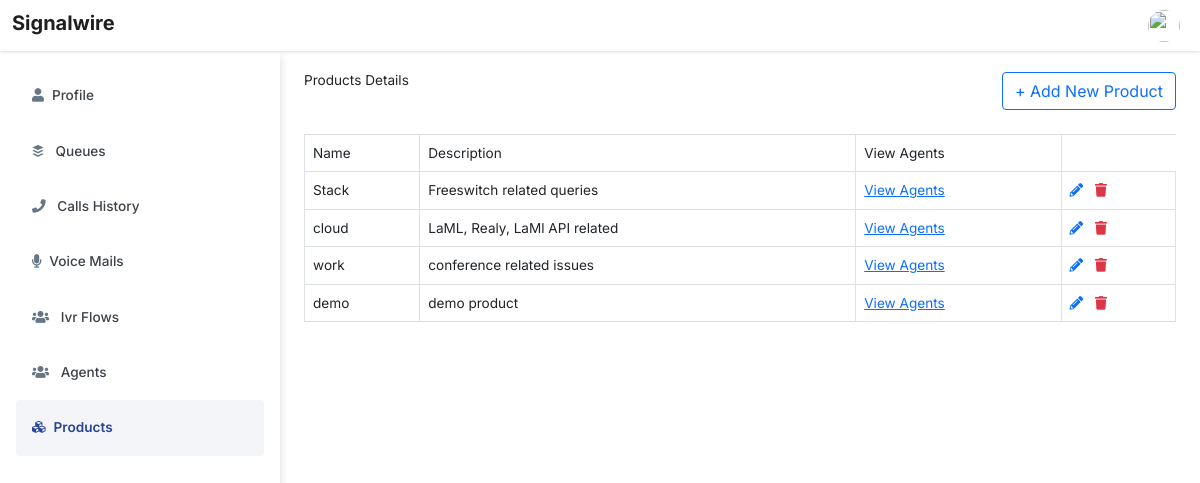
Page /products_list (signed in) on the committed database.
### tables this page shows
CREATE TABLE product(
product_id INTEGER NOT NULL PRIMARY KEY AUTOINCREMENT,
name VARCHAR(50),
description VARCHAR(500),
created_at TIMESTAMP DEFAULT CURRENT_TIMESTAMP
);

### product_actions.py (the view)
@app.route('/products_list', methods=['GET','POST'])
def products_list():
   if not current_user.is_authenticated:
       return redirect(url_for('login'))
   if(session['is_admin']):
     conn = sqlite3.connect(ccConfig['settings']['database_file'])
     conn.row_factory = sqlite3.Row
     curs = conn.cursor()
     curs.execute("SELECT * from product")
     rows = curs.fetchall()
     return render_template("products_list.html",rows = rows, active_tab_products="active")
   else:
      return "No access to this page"

### app.py (called while the page is built)
@login_manager.user_loader
def load_user(agent_id):
   conn = sqlite3.connect(ccConfig['settings']['database_file'])
   curs = conn.cursor()
   curs.execute("SELECT * from agent where agent_id = (?)",[agent_id])
   lu = curs.fetchone()
   if lu is None:
      return None
   else:
      return Agent(int(lu[0]), lu[1], lu[2],lu[3],lu[10])

### templates/products_list.html (shortened to what this page needs)
{% extends "html_template.html" %}
{% block content %}
<div class="row mb-4 mt-3">
    <div class="col-sm-8"><h5 class="mb-0">Products Details</h5></div>
    <div class="col-sm-4 text-end">
        <a href="add_Product"  data-bs-toggle="modal" data-bs-target="#addProductModal" class="btn btn-outline-primary add-new"> + Add New Product</a>
    </div>
</div>
<div class="table-responsive">
    <table  class="table table-bordered Product_list_table">
        <thead>
            <th  scope="col">Name</th>
            <th  scope="col">Description</th>
            <th  scope="col">View Agents</th>
        </thead>
        {% for row in rows %}
            <tr>
                    <td>{{row["name"]}}</td>
                    <td>{{row["description"]}}</td>
                    <td><a href="product_agents_list/{{row['product_id']}}" >View Agents</a></td>
                    <td>
                        <a href="#" title="Edit" class="me-2" data-bs-toggle="modal" data-bs-target="#editProductModal-{{row['product_id']}}"><i class="fa fa-pencil-alt"></i></a>
                        <a href="#" title="Delete" class="text-danger" data-bs-toggle="modal" data-bs-target="#deleteProductModal-{{row['product_id']}}"><i class="fa fa-trash"></i></a>
                    </td>
            </tr>
        {% endfor %}
    </table>
</div>
{% endblock content %}

### static/css/custom.css (style rules this page uses)
body, input { font-family: 'Inter', sans-serif !important; }

### static/css/ivrdata.css (style rules this page uses)
body, div, dl, dt, dd, ul, ol, li, h1, h2, h3, h4, h5, h6, pre, form, fieldset, input, textarea, p, blockquote, th, td { margin: 0; padding: 0; }
table { border-collapse: collapse; border-spacing: 0; }
address, caption, cite, code, dfn, em, strong, th, var { font-style: normal; font-weight: normal; }
caption, th { text-align: left; }
h1, h2, h3, h4, h5, h6 { font-size: 100%; font-weight: normal; }
body { background: #fff; }

### rows in the picture
product: name "Stack", description "Freeswitch related queries"
product: name "cloud", description "LaML, Realy, LaMl API related"
product: name "work", description "conference related issues"
product: name "demo", description "demo product"
